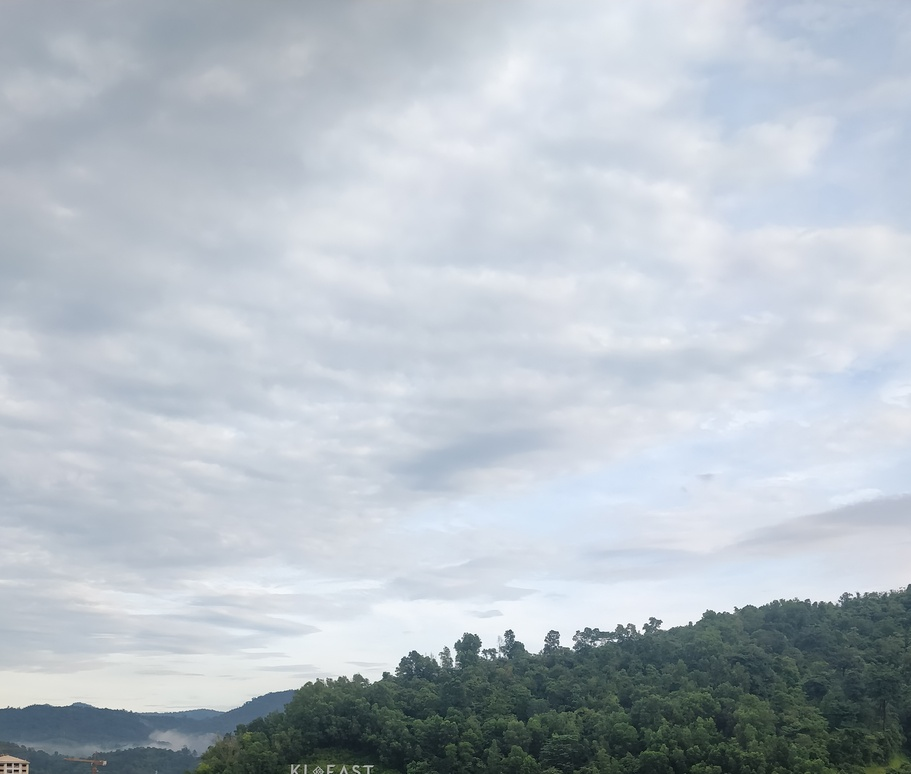
#> input picture images/IMG_20181205_082753.jpg, 911 x 774 px, shrunk from 2835 x 2409 before the run; its folder holds only this picture in this run
$ python 'Image to vector.py'   (older library calls are emulated)
#> lines starting #> are read from the running program, lines starting #| are printed output that depends on the picture
#!/usr/bin/env python
# coding: utf-8

# In[26]:


from PIL import Image
import numpy as np
import sys
import os
import csv
import pandas as pd


# In[19]:


def createFileList(myDir, format='.jpg'):
#> called with myDir = '\\images', format = '.jpg'
    fileList = []
    print(myDir)
    for root, dirs, files in os.walk(myDir, topdown=False):
        for name in files:
            if name.endswith(format):
                fullName = os.path.join(root, name)
                fileList.append(fullName)
    return fileList


# In[20]:


myFileList = createFileList(r"\images")


# In[21]:


myFileList


# In[23]:


for file in myFileList:
    print(file)
    img_file = Image.open(file)
#> img_file is the input picture: PIL image 911x774 RGB; mean R, G, B 182, 191, 199
    # img_file.show()

    # get original image parameters...
    width, height = img_file.size
#> width = 911; height = 774
    format = img_file.format
#> format = 'JPEG'
    mode = img_file.mode
#> mode = 'RGB'

    # Make image Greyscale
    img_grey = img_file.convert('L')
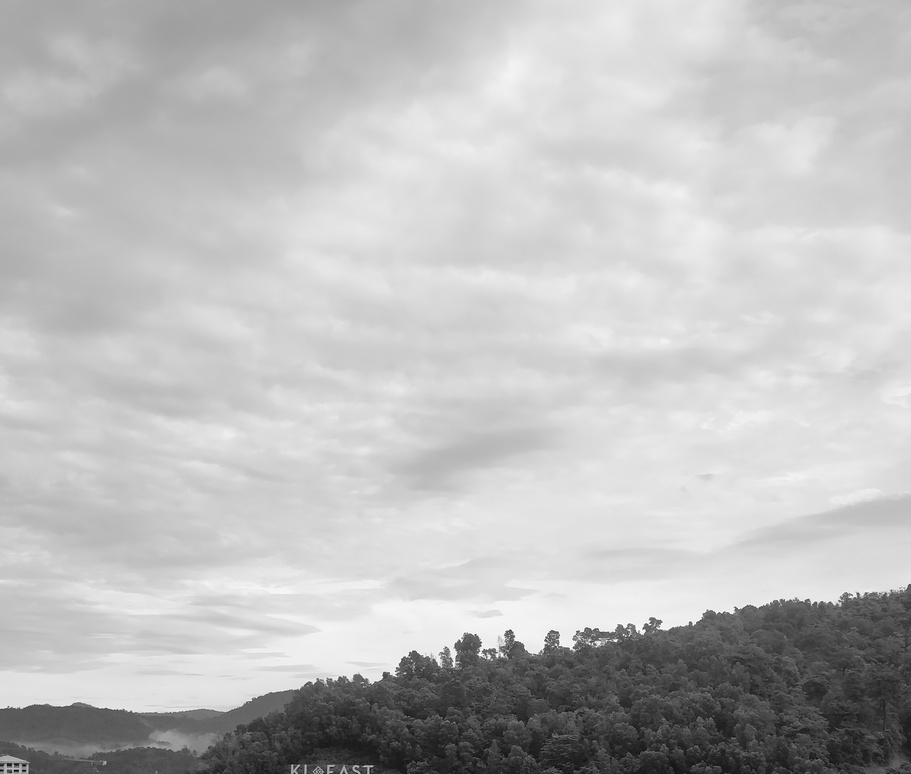
#> img_grey: PIL image 911x774 L; min 2, max 254, mean 189.2
    #img_grey.save('result.png')
    #img_grey.show()

    # Save Greyscale values
    value = np.asarray(img_grey.getdata(), dtype=np.int).reshape((img_grey.size[1], img_grey.size[0]))
    value = value.flatten()
    print(value)
#> (printed output is left out)
    with open("img_pixels.csv", 'a') as f:
        writer = csv.writer(f)
        writer.writerow(value)


# In[ ]:

$ run again, on images/IMG_20181209_112426.jpg
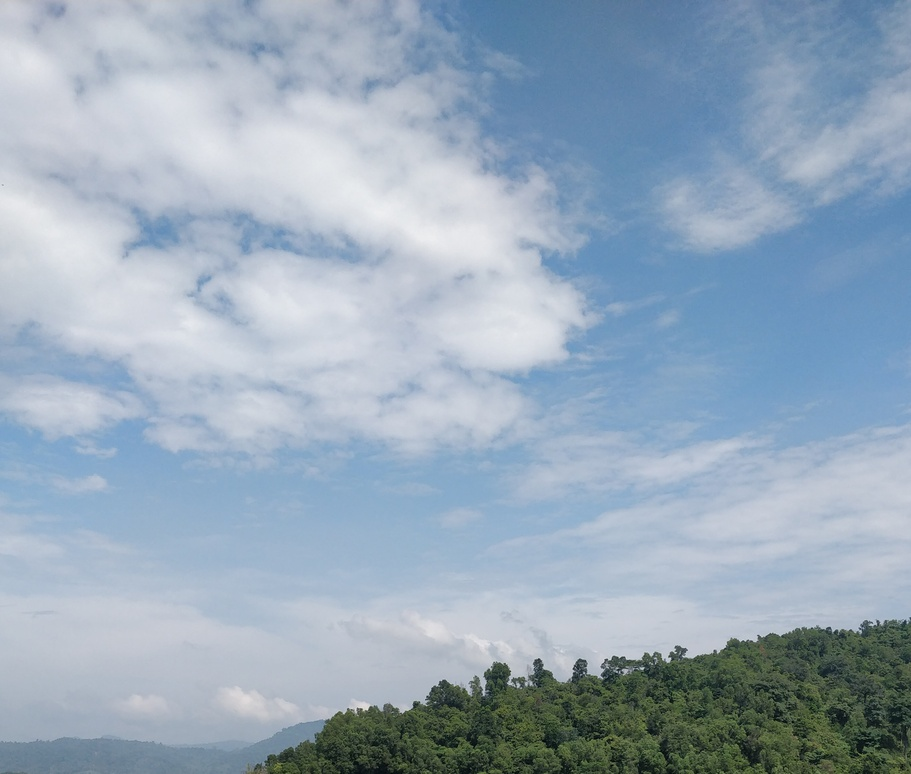
#> input picture images/IMG_20181209_112426.jpg, 911 x 774 px, shrunk from 2835 x 2409 before the run
#> img_file is the input picture: PIL image 911x774 RGB; mean R, G, B 151.8, 169.8, 186.6
#> `img_grey = img_file.convert('L')`:
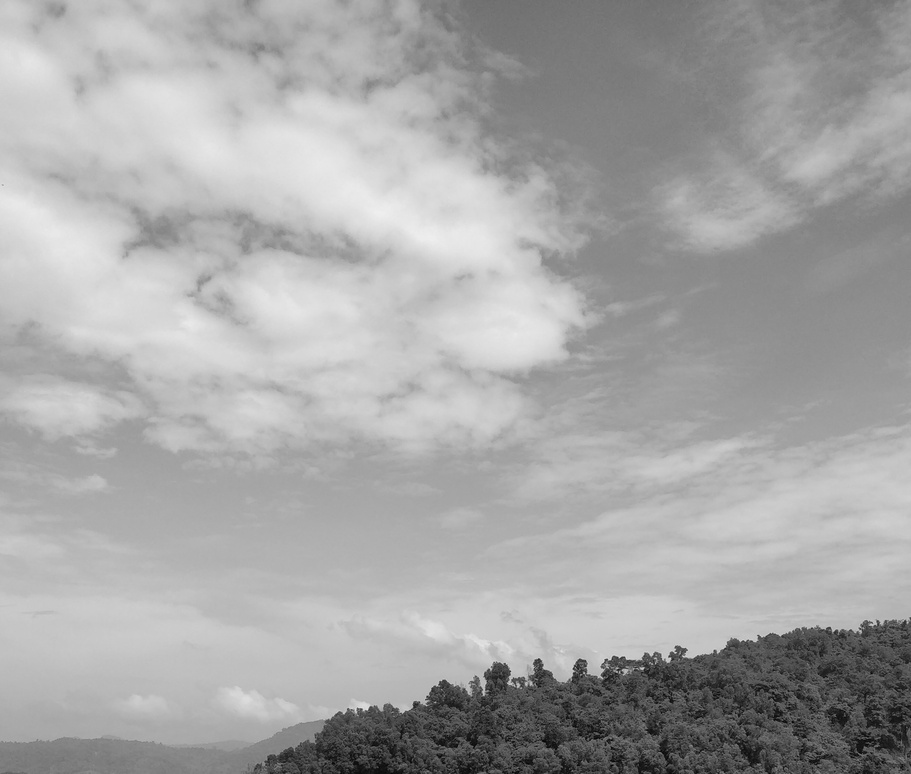
#> img_grey: PIL image 911x774 L; min 3, max 239, mean 166.3
#> (printed output is left out)

$ run again, on images/IMG_20181210_092730.jpg
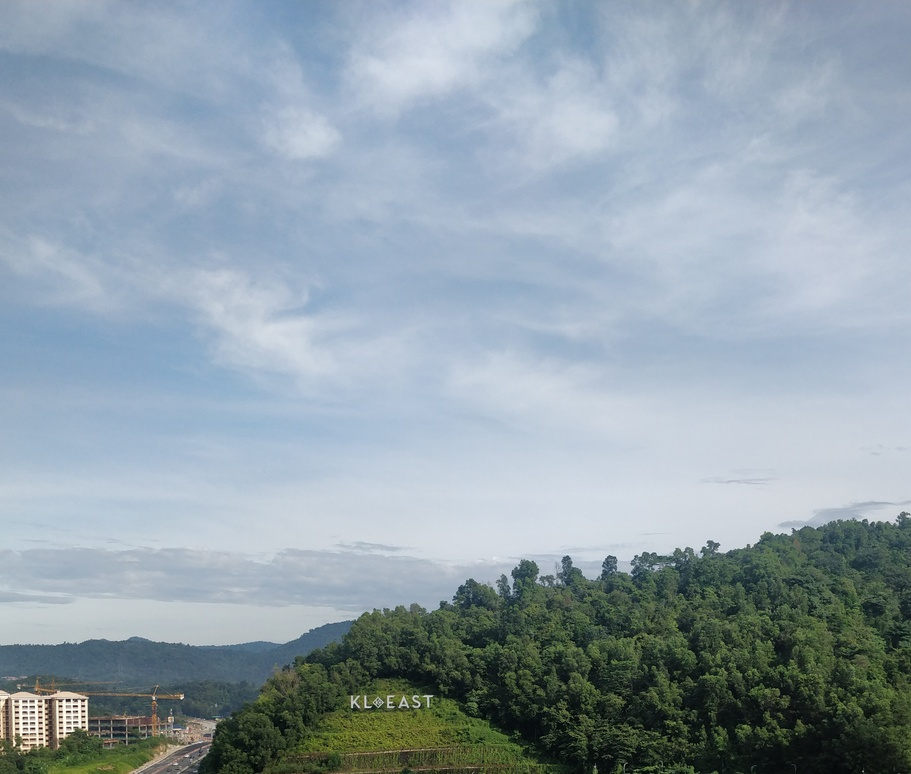
#> input picture images/IMG_20181210_092730.jpg, 911 x 774 px, shrunk from 2835 x 2409 before the run
#> img_file is the input picture: PIL image 911x774 RGB; mean R, G, B 145.7, 160.9, 170.8
#> `img_grey = img_file.convert('L')`:
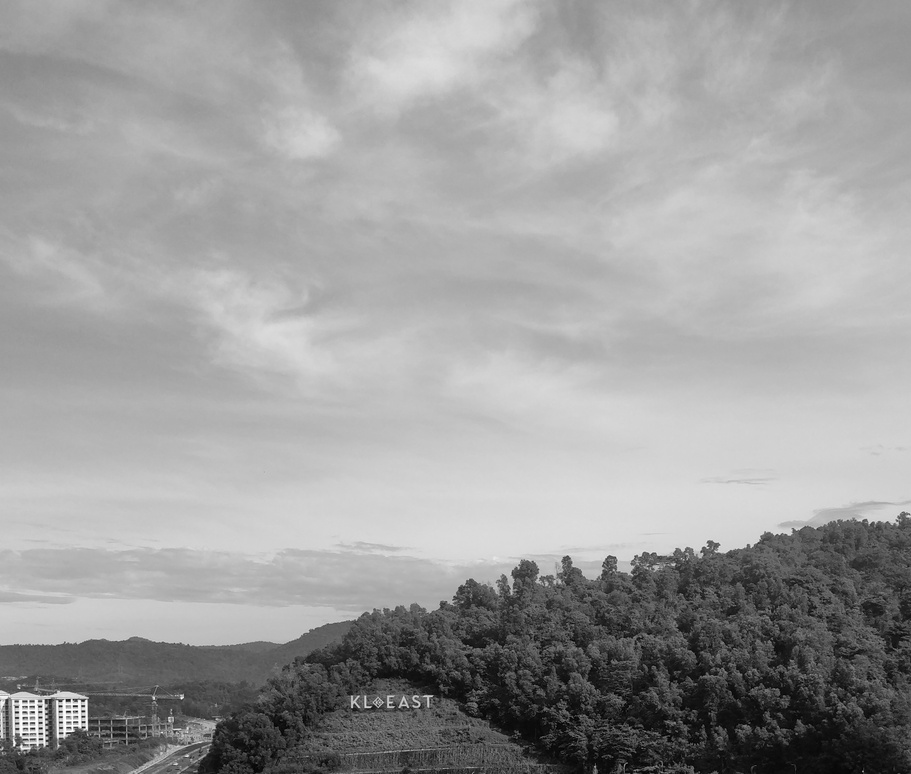
#> img_grey: PIL image 911x774 L; min 2, max 254, mean 157.5
#> (printed output is left out)

$ run again, on images/IMG_20181211_095053.jpg
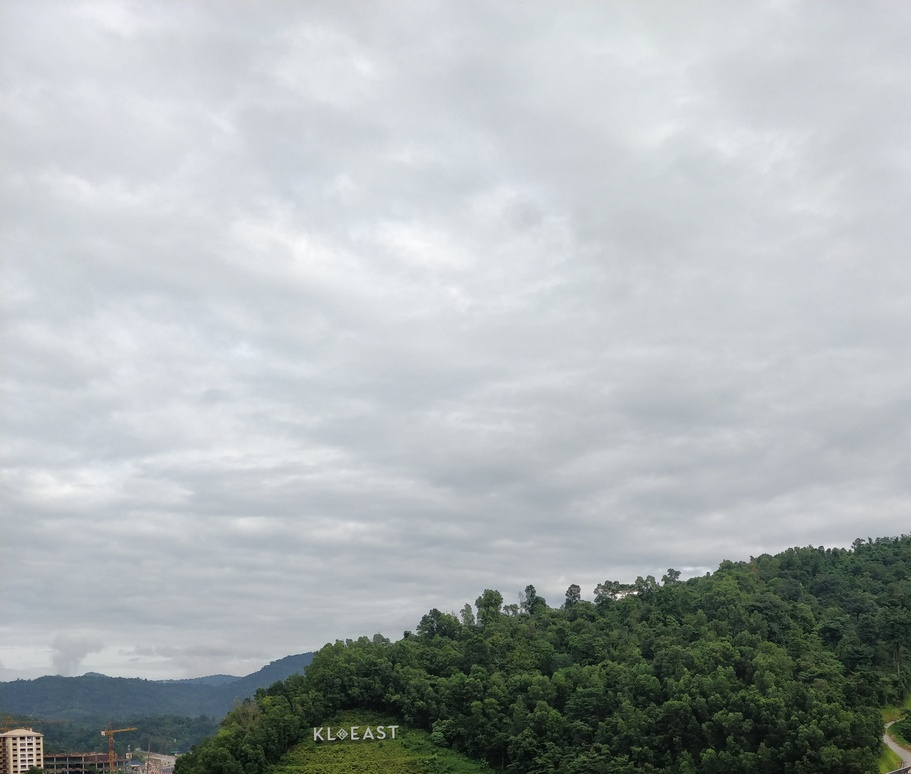
#> input picture images/IMG_20181211_095053.jpg, 911 x 774 px, shrunk from 2835 x 2409 before the run
#> img_file is the input picture: PIL image 911x774 RGB; mean R, G, B 172.9, 179.3, 180.3
#> `img_grey = img_file.convert('L')`:
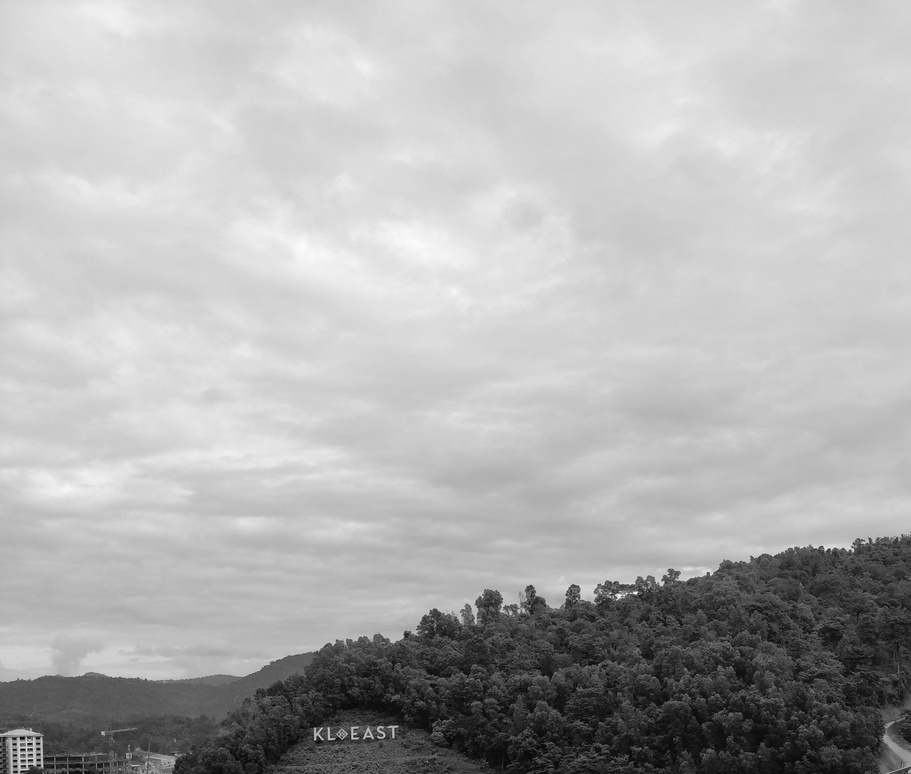
#> img_grey: PIL image 911x774 L; min 2, max 254, mean 177.5
#> (printed output is left out)

$ run again, on images/IMG_20181206_085638.jpg
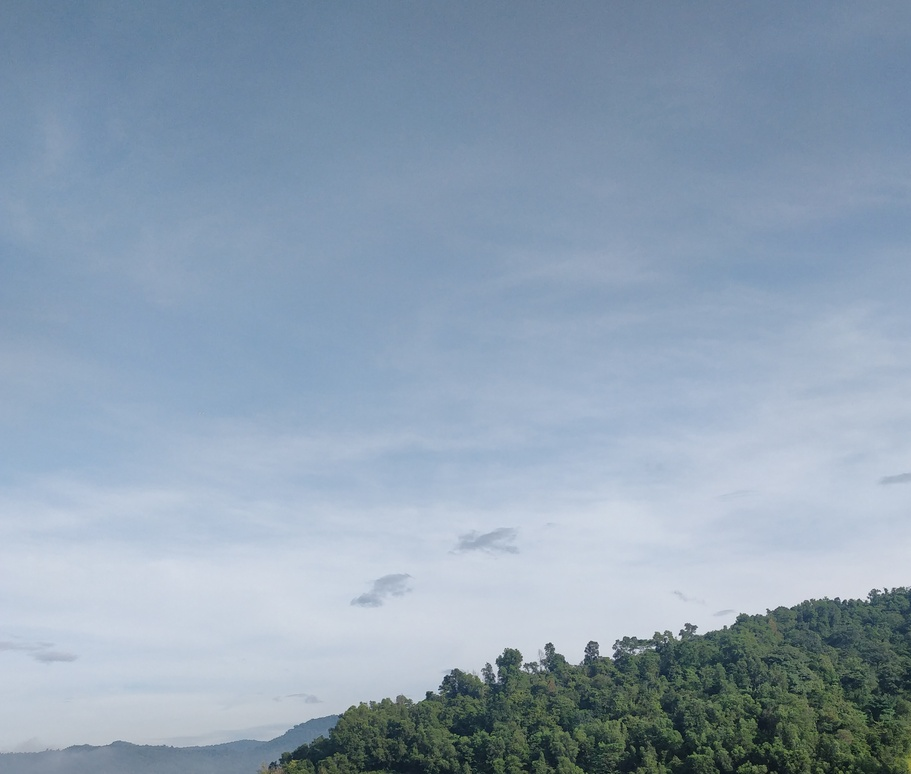
#> input picture images/IMG_20181206_085638.jpg, 911 x 774 px, shrunk from 2835 x 2409 before the run
#> img_file is the input picture: PIL image 911x774 RGB; mean R, G, B 142.8, 161.2, 179.5
#> `img_grey = img_file.convert('L')`:
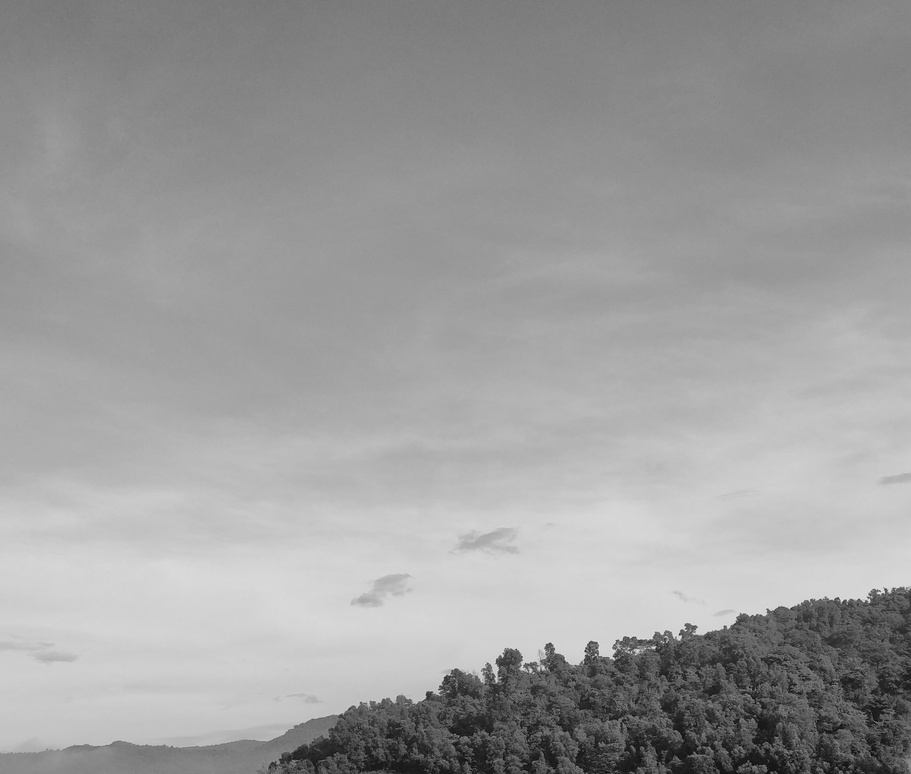
#> img_grey: PIL image 911x774 L; min 4, max 237, mean 157.8
#> (printed output is left out)
